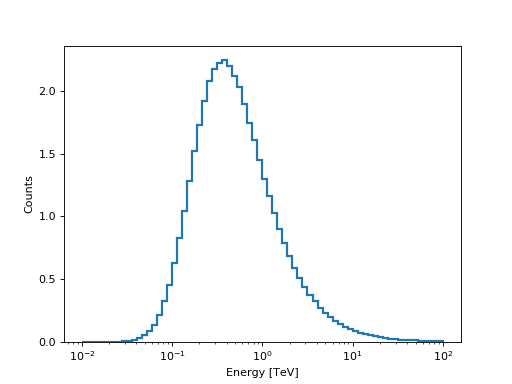

Generate this figure with Python:
import numpy as np
import astropy.units as u
import matplotlib.pyplot as plt
from gammapy.irf import EffectiveAreaTable, EnergyDispersion
from gammapy.modeling.models import PowerLawSpectralModel
from gammapy.spectrum import SpectrumEvaluator

e_true = np.logspace(-2, 2.5, 109) * u.TeV
e_reco = np.logspace(-2, 2, 73) * u.TeV

aeff = EffectiveAreaTable.from_parametrization(energy=e_true)
edisp = EnergyDispersion.from_gauss(e_true=e_true, e_reco=e_reco, sigma=0.3, bias=0)

model = PowerLawSpectralModel(index=2.3, amplitude="2.5e-12 cm-2 s-1 TeV-1", reference="1 TeV")

predictor = SpectrumEvaluator(model=model, aeff=aeff, edisp=edisp, livetime="1 hour")
predictor.compute_npred().plot_hist()
plt.show()
